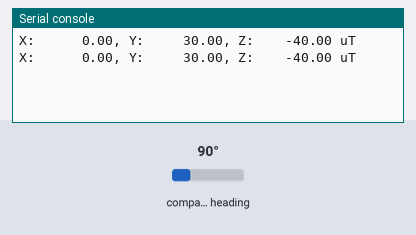
A program run on a simulated CircuitPython board. Shown: the last lines printed to the serial console. The test bench sets the inputs (shaded band); at power-on: compass heading 90°.

Above: at 1.2 s.
1.3 s: compass heading set to 7°
At 2.8 s:
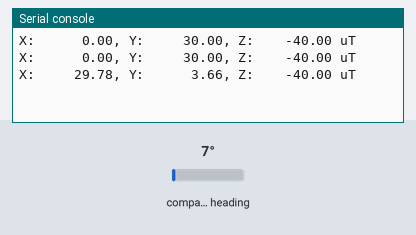
3.5 s: compass heading set to 180°
At 4.4 s:
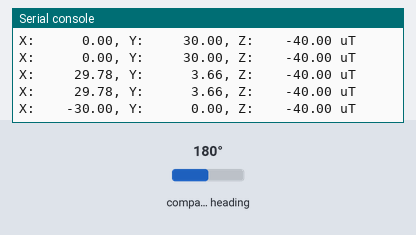
5.5 s: compass heading set to 269°
At 6.8 s:
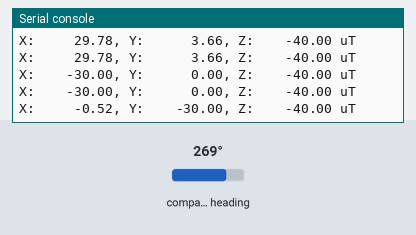
7.5 s: compass heading set to 352°
At 8.8 s:
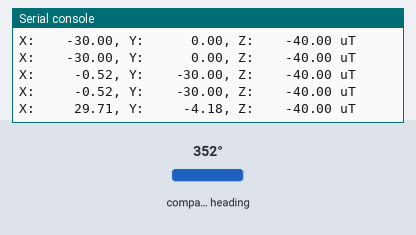

Measured:
- after the input at 1.3 s, the serial console: prints a new line after 0.70 s (image 1)
- after the input at 3.5 s, the serial console: prints a new line after 0.50 s (image 2)
- after the input at 5.5 s, the serial console: prints a new line after 0.50 s (image 3)
- after the input at 7.5 s, the serial console: prints a new line after 0.51 s (image 4)

The program:

lis3mdl_simpletest.py
```python
""" Display magnetometer data once per second """

import time
import board
import busio
import adafruit_lis3mdl

i2c = busio.I2C(board.SCL, board.SDA)
sensor = adafruit_lis3mdl.LIS3MDL(i2c)

while True:
    mag_x, mag_y, mag_z = sensor.magnetic

    print("X:{0:10.2f}, Y:{1:10.2f}, Z:{2:10.2f} uT".format(mag_x, mag_y, mag_z))
    # print("")
    time.sleep(1.0)
```
